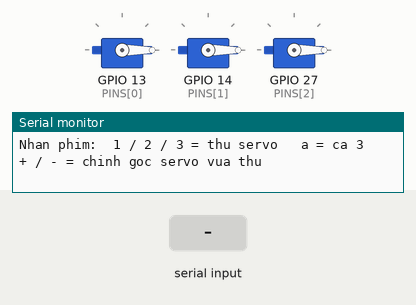
A program run on a simulated ESP32. Shown: 3 × servo, the last lines printed to the serial monitor. Inputs (shaded band) come from the test bench.

Above: at 3.0 s.
3.1 s: "1" received over Serial
At 4.4 s:
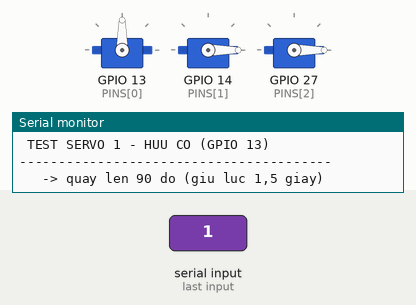
6.1 s: "2" received over Serial
At 7.7 s:
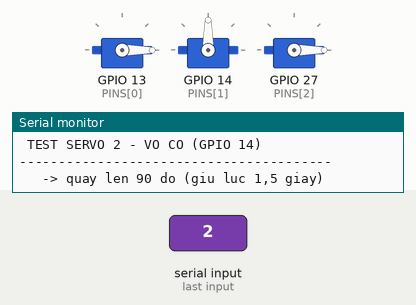
9.1 s: "3" received over Serial
At 10.1 s:
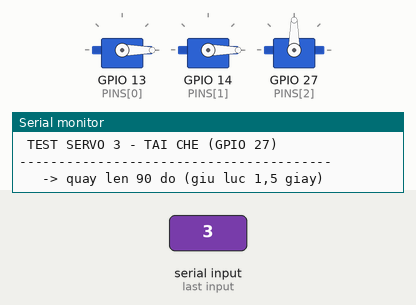
12.1 s: "a" received over Serial
At 14.12 s:
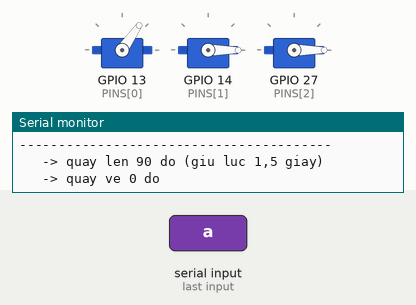
Timing chart, 0 to 16.1 s (numbered marks = the images above; inputs shaded):
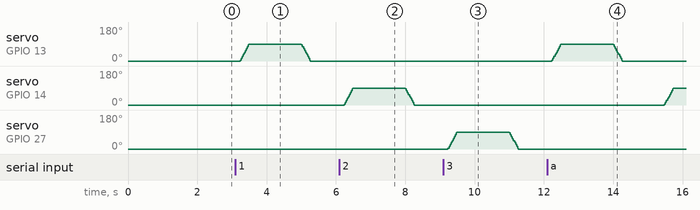

Measured:
- after the input at 3.1 s, servo on GPIO 13 (PINS[0]): rises from 0° to 90° in 0.26 s, then falls to 0° in 1.8 s
- after the input at 6.1 s, servo on GPIO 14 (PINS[1]): rises from 0° to 90° in 0.26 s, then falls to 0° in 1.8 s
- after the input at 9.1 s, servo on GPIO 27 (PINS[2]): rises from 0° to 90° in 0.26 s, then falls to 0° in 1.8 s
- after the input at 12.1 s, servo on GPIO 13 (PINS[0]): rises from 0° to 90° in 0.26 s, then falls to 0° in 1.8 s; servo on GPIO 14 (PINS[1]): moves from 0° to 90° over 0.26 s, starting after 3.4 s

The program:

main.cpp
```cpp
// Thử và chỉnh góc từng servo bằng phím trong Serial Monitor (115200):
//   1 / 2 / 3 = thử servo Hữu cơ (13) / Vô cơ (14) / Tái chế (27)
//   a         = lần lượt cả 3
//   + / -     = tăng / giảm góc mở của servo vừa thử thêm 10° (rồi thử lại)
// Mỗi lần thử: gạt 0° → góc mở, GIỮ xung 1,5 giây, về 0° rồi mới ngắt xung.

#include <Arduino.h>
#include <ESP32Servo.h>

const int PINS[3] = {13, 14, 27};
const char *NAMES[3] = {"HUU CO", "VO CO", "TAI CHE"};
int openAngle[3] = {90, 90, 90};
Servo servos[3];
int lastServo = 0;

// Dải xung mặc định của thư viện (544–2400 µs). Đừng mở rộng hơn: xung ngoài
// dải làm servo đập vào điểm chặn cơ khí. Servo nào quay thiếu góc thì tăng
// góc mở bằng phím "+", không đổi dải xung.
const int PULSE_MIN = 544;
const int PULSE_MAX = 2400;

// Quay từ từ 5° mỗi bước thay vì nhảy một phát — đỡ giật, đỡ ăn dòng.
const int STEP_DEG = 5;
const int STEP_MS = 15;

void sweep(int i, int from, int to) {
  int dir = to > from ? STEP_DEG : -STEP_DEG;
  for (int a = from; (dir > 0 ? a < to : a > to); a += dir) {
    servos[i].write(a);
    delay(STEP_MS);
  }
  servos[i].write(to);
}

// Ngắt xung và kéo chân về LOW để servo này không bị servo khác (dùng lại
// kênh PWM) kéo quay theo.
void release(int i) {
  servos[i].detach();
  pinMode(PINS[i], OUTPUT);
  digitalWrite(PINS[i], LOW);
}

void printMenu() {
  Serial.println();
  Serial.printf("Goc mo hien tai:  Huu co %d | Vo co %d | Tai che %d\n", openAngle[0], openAngle[1], openAngle[2]);
  Serial.println("Nhan phim:  1 / 2 / 3 = thu servo   a = ca 3   + / - = chinh goc servo vua thu");
  Serial.println();
}

void testServo(int i) {
  lastServo = i;
  Serial.println("========================================");
  Serial.printf(" TEST SERVO %d - %s (GPIO %d)\n", i + 1, NAMES[i], PINS[i]);
  Serial.println("----------------------------------------");
  servos[i].attach(PINS[i], PULSE_MIN, PULSE_MAX);
  servos[i].write(0);
  delay(100);
  Serial.printf("   -> quay len %d do (giu luc 1,5 giay)\n", openAngle[i]);
  sweep(i, 0, openAngle[i]);
  delay(1500);
  Serial.println("   -> quay ve 0 do");
  sweep(i, openAngle[i], 0);
  delay(300);
  release(i);
  Serial.println("   XONG");
  Serial.println("========================================");
  Serial.println();
}

void setup() {
  Serial.begin(115200);
  delay(300);
  Serial.println();
  Serial.println("=== KHOI DONG ===");
  for (int i = 0; i < 3; i++) {
    servos[i].attach(PINS[i], PULSE_MIN, PULSE_MAX);
    servos[i].write(0);
    delay(500);
    release(i);
  }
  printMenu();
}

void loop() {
  if (!Serial.available()) {
    delay(20);
    return;
  }
  char c = Serial.read();
  if (c == '1' || c == '2' || c == '3') {
    testServo(c - '1');
    printMenu();
  } else if (c == 'a' || c == 'A') {
    for (int i = 0; i < 3; i++) {
      testServo(i);
      delay(800);
    }
    printMenu();
  } else if (c == '+' || c == '-') {
    int i = lastServo;
    openAngle[i] = constrain(openAngle[i] + (c == '+' ? 10 : -10), 10, 180);
    Serial.printf(">> Goc mo servo %s = %d do. Nhan %d de thu lai.\n", NAMES[i], openAngle[i], i + 1);
  }
}
```
